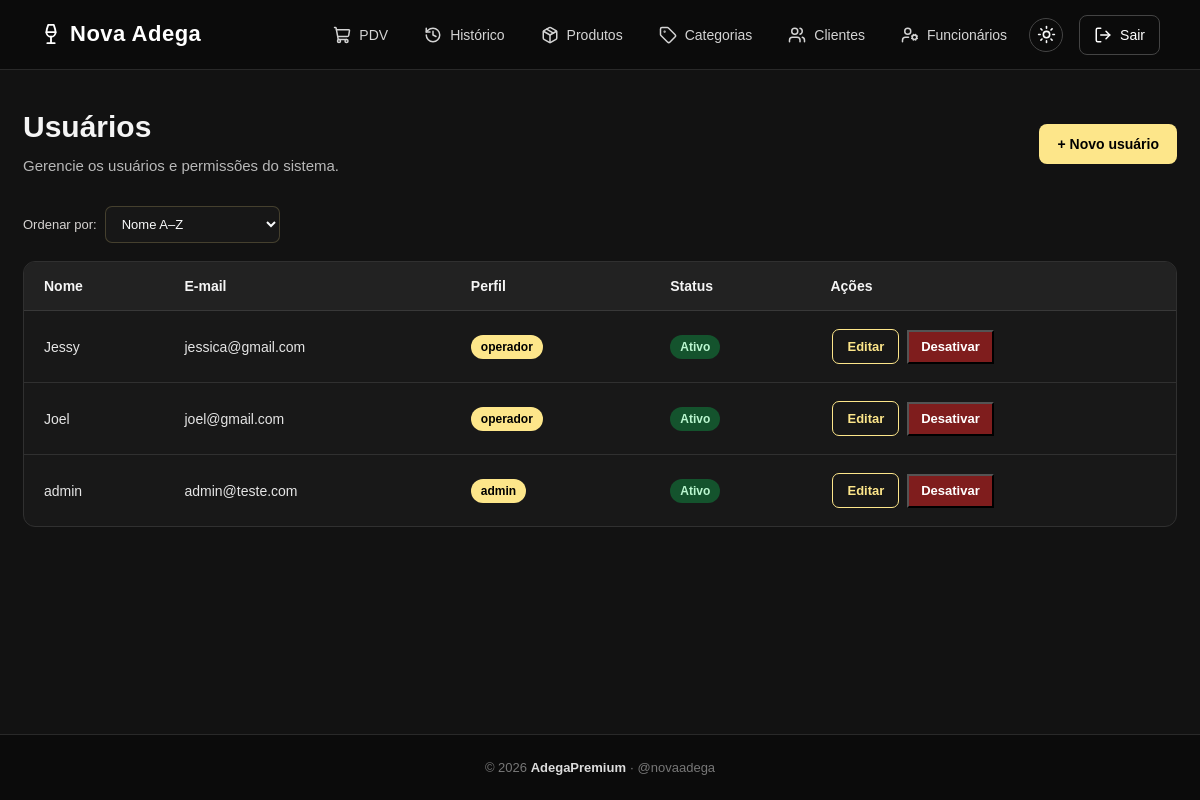
The app's page /usuarios/ (signed in), older data.
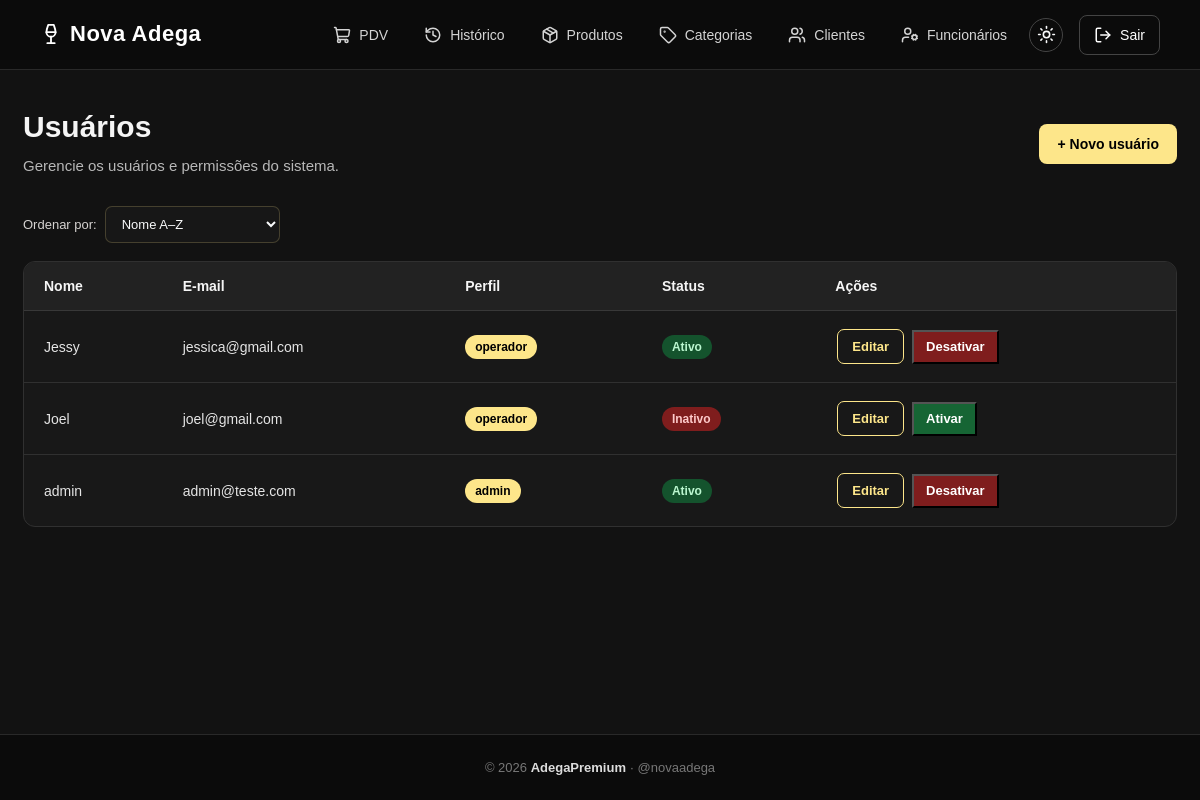
The same page, newer data.
### app/models/usuarios.py (models this page shows)
class Usuario(Base):
    __tablename__ = "usuarios"
    id = Column(Integer, primary_key=True, autoincrement=True)
    nome = Column(String(100), nullable=False)
    email = Column(String(150), unique=True, nullable=False)
    senha_hash = Column(String(255), nullable=False)
    role = Column(String(20), nullable=False, default="operador")
    ativo = Column(Boolean, default=True)
    criando_em = Column(DateTime, server_default=func.now())

### app/controllers/usuario_controller.py (the view)
@router.get("/")
def listar_usuarios(
    request: Request,
    db: Session = Depends(get_db),
    admin = Depends(get_admin)
):
    ordenar = request.query_params.get("ordenar", "nome_asc")
    ordenacoes = {
        "nome_asc": Usuario.nome.asc(),
        "nome_desc": Usuario.nome.desc(),
        "email_asc": Usuario.email.asc(),
        "email_desc": Usuario.email.desc(),
        "perfil": Usuario.role.asc(),
        "ativos": Usuario.ativo.desc(),
        "inativos": Usuario.ativo.asc(),
        "recentes": Usuario.criando_em.desc()
    }
    criterio = ordenacoes.get(ordenar, Usuario.nome.asc())
    usuarios = db.query(Usuario).order_by(criterio).all()
    return templates.TemplateResponse(
        request,
        "usuarios/index.html",
        {
            "request": request,
            "usuario": admin,
            "usuarios": usuarios,
            "ordenar": ordenar
        }
    )

### app/templates/usuarios/index.html (shortened to what this page needs)
{% extends "base.html" %}
{% block styles %}
<link rel="stylesheet" href="/static/CSS/usuarios.css?v=3">
{% endblock %}
{% block content %}
<main class="container usuarios-container">
    <div class="titulo-pagina">
        <div>
            <h1>
                Usuários
            </h1>
            <p>
                Gerencie os usuários e permissões do sistema.
            </p>
        </div>
        <a href="/usuarios/novo" class="btn-novo">
            + Novo usuário
        </a>
    </div>
    <div class="usuarios-controles">
        <form
            method="GET"
            action="/usuarios/"
            class="usuarios-filtro"
        >
            <label for="ordenar">
                Ordenar por:
            </label>
            <select
                name="ordenar"
                id="ordenar"
                onchange="this.form.submit()"
            >
                <option value="nome_asc"
                    {% if ordenar == 'nome_asc' %}selected{% endif %}>
                    Nome A–Z
                </option>
            </select>
        </form>
    </div>
    <div class="tabela-container">
        <table>
            <thead>
                <tr>
                    <th>Nome</th>
                    <th>E-mail</th>
                    <th>Perfil</th>
                    <th>Status</th>
                    <th>Ações</th>
                </tr>
            </thead>
            <tbody>
                {% for u in usuarios %}
                <tr>
                    <td>
                        {{ u.nome }}
                    </td>
                    <td>
                        {{ u.email }}
                    </td>
                    <td>
                        <span class="perfil">
                            {{ u.role }}
                        </span>
                    </td>
                    <td>
                        {% if u.ativo %}
                        <span class="status ativo">
                            Ativo
                        </span>
                        {% else %}
                        <span class="status inativo">
                            Inativo
                        </span>
                        {% endif %}
                    </td>
                    <td class="acoes-usuario">
                        <a href="/usuarios/{{ u.id }}/editar" class="btn-editar">
                            Editar
                        </a>
                        <form action="/usuarios/{{ u.id }}/toggle-ativo" method="post" class="form-status">
                            <button type="submit" class="{{ 'btn-desativar' if u.ativo else 'btn-ativar' }}">
                                {{
                                "Desativar"
                                if u.ativo
                                else "Ativar"
                                }}
                            </button>
                        </form>
                    </td>
                </tr>
                {% endfor %}
            </tbody>
        </table>
    </div>
</main>
{% endblock %}

### app/templates/base.html (shortened to what this page needs)
<!DOCTYPE html>
<html lang="pt-BR" data-tema="escuro">
<head>
    <link rel="stylesheet" href="/static/CSS/home.css?v=8">
    {% block styles %}{% endblock %}
    <link rel="stylesheet" href="/static/CSS/voltar.css?v=2">
    <link rel="stylesheet" href="/static/CSS/responsivo.css?v=1">
</head>
<body>
    {% block navbar %}
    <header class="navbar">
        <div class="logo">
            <a href="/" class="logo-link">
                <i data-lucide="wine"></i>
                Nova Adega
            </a>
        </div>
        <div class="menu">
            <a href="/pdv/">
                <i data-lucide="shopping-cart"></i>
                PDV
            </a>
            <a href="/pdv/historico/">
                <i data-lucide="history"></i>
                Histórico</a>
            <a href="/produtos/">
                <i data-lucide="package"></i>
                Produtos</a>
            <a href="/categorias/">
                <i data-lucide="tag"></i>
                Categorias</a>
            <a href="/clientes/">
                <i data-lucide="users"></i>
                Clientes</a>
            {% if usuario and usuario.role == "admin" %}
            <a href="/usuarios/">
                <i data-lucide="user-cog"></i>
                Funcionários</a>
            {% endif %}
            <button type="button" id="alternar-tema" class="botao-tema" aria-label="Alternar modo claro ou escuro"
                title="Alternar modo claro/escuro">
            </button>
            <a href="/auth/logout" class="btn-sair">
                <i data-lucide="log-out"></i>
                Sair
            </a>
        </div>
    </header>
    {% endblock %}
    <main class="page-wrapper">
        {% block content %}{% endblock %}
    </main>
    {% block footer %}
    <footer class="footer">
        <p>© 2026 <strong>AdegaPremium</strong> · @novaadega</p>
    </footer>
    {% endblock %}
</body>
</html>

### app/static/CSS/home.css (style rules this page uses)
* { box-sizing: border-box; }
html { min-height: 100%; overflow-y: scroll; }
body { margin: 0; padding: 0; min-height: 100vh; font-family: Arial, Helvetica, sans-serif; background: #121212; color: #f9fafb; display: flex; flex-direction: column; }
.navbar { width: 100%; min-height: 70px; padding: 0 40px; display: flex; align-items: center; justify-content: space-between; background: #0b0b0b; border-bottom: 1px solid #292929; flex-shrink: 0; }
.logo a { color: #ffffff; text-decoration: none; font-size: 22px; font-weight: 700; letter-spacing: 0.5px; transition: color 0.25s ease; }
.menu { display: flex; align-items: center; gap: 8px; }
.menu a { position: relative; color: #d4d4d4; text-decoration: none; padding: 10px 14px; border-radius: 8px; font-size: 14px; transition: color 0.25s ease, text-shadow 0.25s ease, transform 0.25s ease, background 0.25s ease; }
.menu a:not(.btn-sair)::after { content: ""; position: absolute; left: 50%; bottom: -4px; width: 0; height: 2px; background: #FDE68A; border-radius: 10px; box-shadow: 0 0 5px #FDE68A, 0 0 10px rgba(253, 230, 138, 0.7); transform: translateX(-50%); transition: width 0.25s ease; }
.menu .btn-sair { margin-left: 8px; border: 1px solid #444444; color: #ffffff; text-shadow: none; transform: none; transition: background 0.2s ease, color 0.2s ease, border-color 0.2s ease; }
.menu .btn-sair::after { display: none; }
.footer { width: 100%; margin-top: auto; padding: 25px 20px; text-align: center; background: #0b0b0b; border-top: 1px solid #292929; color: #777777; flex-shrink: 0; }
.footer p { margin: 0; font-size: 13px; }
.footer strong { color: #dddddd; }

### app/static/CSS/responsivo.css (style rules this page uses)
* { box-sizing: border-box; }
html { width: 100%; min-width: 0; overflow-x: clip; }
body { width: 100%; min-width: 0; max-width: 100%; margin: 0; }
button, input, select, textarea { max-width: 100%; font: inherit; }
.page-wrapper { width: 100%; min-width: 0; max-width: 100%; }
h1, h2, h3, p, td, th, label { overflow-wrap: anywhere; }
.home-container, .container, .conteudo, .pdv-container { width: 100%; max-width: 1500px; margin-left: auto; margin-right: auto; box-sizing: border-box; }

### app/templates/base.html (style rules this page uses)
.botao-tema { width: 34px; height: 34px; flex-shrink: 0; display: inline-flex; align-items: center; justify-content: center; border: 1px solid var(--borda, #444); border-radius: 50%; background: transparent; color: inherit; font-size: 16px; cursor: pointer; }
.navbar .menu a { display: inline-flex; align-items: center; gap: 8px; }
.navbar .menu a svg { width: 18px; height: 18px; flex-shrink: 0; }
.logo-link { display: inline-flex; align-items: center; gap: 8px; text-decoration: none; }
.logo-link svg { width: 22px; height: 22px; flex-shrink: 0; }
.navbar .menu .btn-sair { display: inline-flex; align-items: center; gap: 8px; }
.navbar .menu .btn-sair svg { width: 18px; height: 18px; }

Row changes from the older to the newer data that the page shows:
changed Usuario "Joel": ativo "Desativar" → "Ativar"; ativo "Ativo" → "Inativo"
